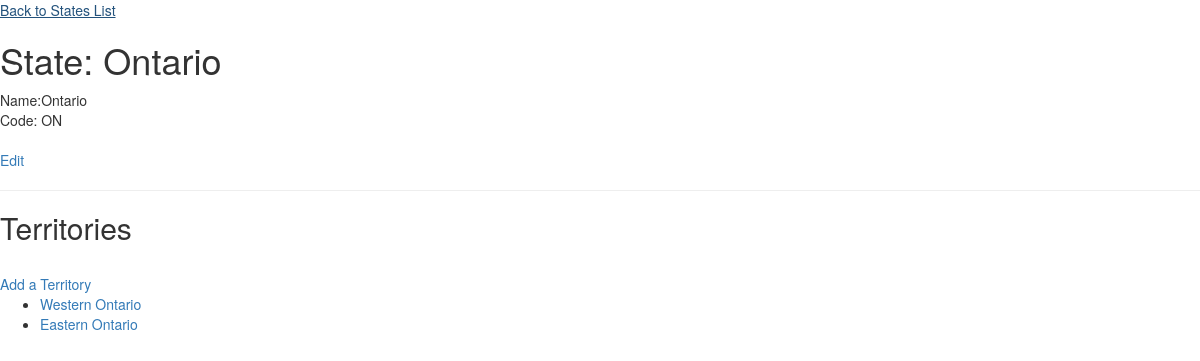
Page /public/staff/states/show.php?id=52 on the committed database.
### tables this page shows
CREATE TABLE `states` (
  `id` int(11) NOT NULL,
  `name` varchar(255) DEFAULT NULL,
  `code` varchar(255) DEFAULT NULL,
  `country_id` int(11) DEFAULT NULL
);

CREATE TABLE `territories` (
  `id` int(11) NOT NULL,
  `name` varchar(255) DEFAULT NULL,
  `state_id` int(11) DEFAULT NULL,
  `position` int(11) DEFAULT NULL
);

### private/query_functions.php (called while the page is built, shortened)
<?php
  function find_state_by_id($id=0) {
    global $db;
    $sql = "SELECT * FROM states ";
    $sql .= "WHERE id='" . $id . "';";
    $state_result = db_query($db, $sql);
    return $state_result;
  }
  function find_territories_for_state_id($state_id=0) {
    global $db;
    $sql = "SELECT * FROM territories ";
    $sql .= "WHERE state_id='" . $state_id . "' ";
    $sql .= "ORDER BY position ASC;";
    $territory_result = db_query($db, $sql);
    return $territory_result;
  }
?>

### private/database.php (called while the page is built, shortened)
<?php
  function db_query($connection, $sql) {
    $result_set = mysqli_query($connection, $sql);
    return $result_set;
  }
  function db_fetch_assoc($result_set) {
    return mysqli_fetch_assoc($result_set);
  }
?>

### public/staff/states/show.php (the view, shortened to what this page needs)
<?php
$id = $_GET['id'];
$state_result = find_state_by_id($id);
$state = db_fetch_assoc($state_result);
?>
<?php include(SHARED_PATH . '/header.php'); ?>
<div id="main-content">
  <a href="index.php">Back to States List</a><br />
  <h1>State: <?php echo $state['name']; ?></h1>
  <?php
    echo "<table id=\"state\">";
    echo "<tr>";
    echo "<td>Name: </td>";
    echo "<td>" . $state['name'] . "</td>";
    echo "</tr>";
    echo "<tr>";
    echo "<td>Code: </td>";
    echo "<td>" . $state['code'] . "</td>";
    echo "</tr>";
    echo "</table>";
?>
    <br />
    <a href="<?php echo "edit.php?id=" . $state['id']; ?>">Edit</a><br />
    <hr />
    <h2>Territories</h2>
    <br />
    <a href="../territories/new.php?id=<?php echo $state['id'] ?>">Add a Territory</a><br />
<?php
    $territory_result = find_territories_for_state_id($state['id']);
    echo "<ul id=\"territories\">";
    while($territory = db_fetch_assoc($territory_result)) {
      echo "<li>";
      echo "<a href=\"../territories/show.php?id=" . $territory['id'] . "\">";
      echo $territory['name'];
      echo "</a>";
      echo "</li>";
    }
    echo "</ul>";
  ?>
</div>
<?php include(SHARED_PATH . '/footer.php'); ?>

### rows in the picture
states: name "Ontario", code "ON"
territories: name "Western Ontario"
territories: name "Eastern Ontario"
